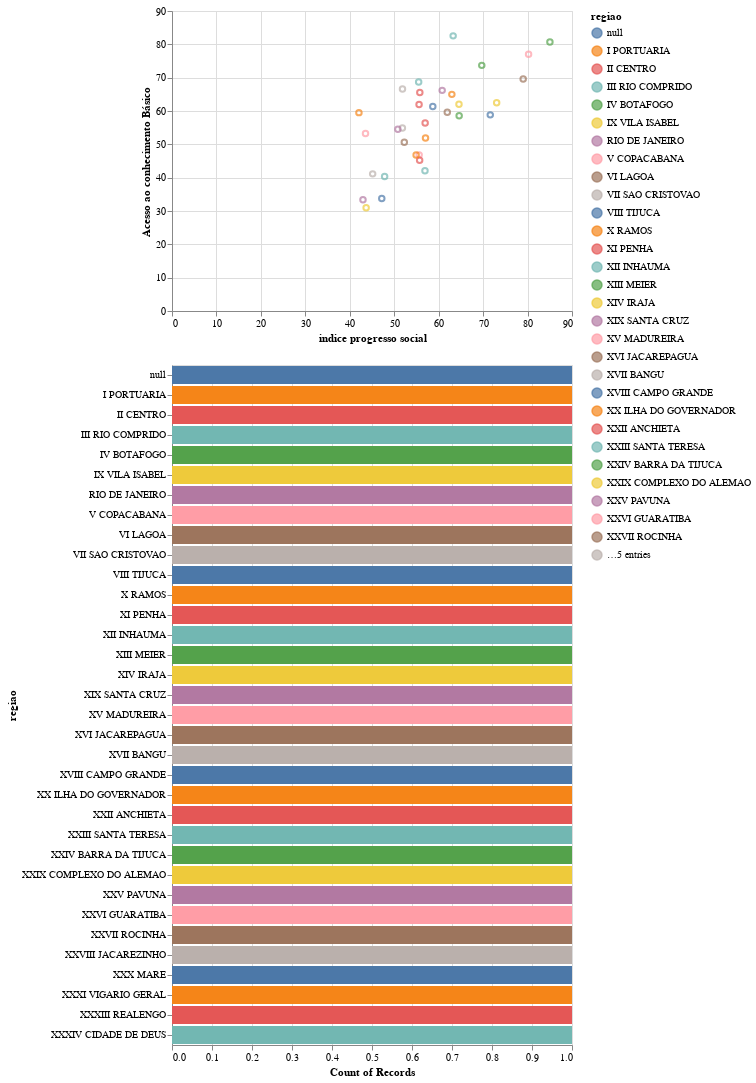

The cell this chart's notebook holds for it:
### Code cell
bars = alt.Chart(df).mark_bar().encode(
    y='regiao:N',
    color='regiao:N',
    x='count(regiao):Q'
).transform_filter(
    brush
)

points & bars

### Figure 1 — Vega-Lite specification as saved in the notebook (floating-point values rounded to 4 significant figures)
{"config": {"view": {"continuousWidth": 400, "continuousHeight": 300}}, "vconcat": [{"mark": "point", "encoding": {"color": {"condition": {"type": "nominal", "field": "regiao", "selection": "selector002"}, "value": "lightgray"}, "x": {"type": "quantitative", "field": "IPS", "title": "indice progresso social"}, "y": {"type": "quantitative", "field": "ACB", "title": "Acesso ao conhecimento Básico"}}, "selection": {"selector002": {"type": "interval"}}}, {"mark": "bar", "encoding": {"color": {"type": "nominal", "field": "regiao"}, "x": {"type": "quantitative", "aggregate": "count", "field": "regiao"}, "y": {"type": "nominal", "field": "regiao"}}, "transform": [{"filter": {"selection": "selector002"}}]}], "data": {"name": "data-f5fbb098d75e580b99145acf411bf5f6"}, "$schema": "https://vega.github.io/schema/vega-lite/v4.8.1.json", "datasets": {"data-f5fbb098d75e580b99145acf411bf5f6": [{"regiao": "RIO DE JANEIRO", "IPS": 60.79, "NotaDNB": 74.13, "ACB": 66.19}, {"regiao": "I PORTUARIA", "IPS": 42.06, "NotaDNB": 59.67, "ACB": 59.51}, {"regiao": "II CENTRO", "IPS": 55.59, "NotaDNB": 59.23, "ACB": 61.97}, {"regiao": "III RIO COMPRIDO", "IPS": 55.5, "NotaDNB": 68.27, "ACB": 68.72}, {"regiao": "IV BOTAFOGO", "IPS": 85.03, "NotaDNB": 91.66, "ACB": 80.7}, {"regiao": "V COPACABANA", "IPS": 80.23, "NotaDNB": 92.03, "ACB": 77.01}, {"regiao": "VI LAGOA", "IPS": 79.02, "NotaDNB": 85.05, "ACB": 69.58}, {"regiao": "VII SAO CRISTOVAO", "IPS": 51.86, "NotaDNB": 69.14, "ACB": 66.57}, {"regiao": "VIII TIJUCA", "IPS": 71.61, "NotaDNB": 85.47, "ACB": 58.84}, {"regiao": "IX VILA ISABEL", "IPS": 73.05, "NotaDNB": 82.68, "ACB": 62.5}, {"regiao": "X RAMOS", "IPS": 57.04, "NotaDNB": 72.69, "ACB": 51.91}, {"regiao": "XI PENHA", "IPS": 56.96, "NotaDNB": 74.39, "ACB": 56.4}, {"regiao": "XII INHAUMA", "IPS": 56.92, "NotaDNB": 74.43, "ACB": 42.06}, {"regiao": "XIII MEIER", "IPS": 64.61, "NotaDNB": 77.15, "ACB": 58.57}, {"regiao": "XIV IRAJA", "IPS": 64.57, "NotaDNB": 79.8, "ACB": 62.03}, {"regiao": "XV MADUREIRA", "IPS": 55.61, "NotaDNB": 68.86, "ACB": 46.84}, {"regiao": "XVI JACAREPAGUA", "IPS": 61.94, "NotaDNB": 74.38, "ACB": 59.65}, {"regiao": "XVII BANGU", "IPS": 51.84, "NotaDNB": 70.87, "ACB": 54.89}, {"regiao": "XVIII CAMPO GRANDE", "IPS": 58.68, "NotaDNB": 77.91, "ACB": 61.34}, {"regiao": "XIX SANTA CRUZ", "IPS": 50.82, "NotaDNB": 71.47, "ACB": 54.53}, {"regiao": "XX ILHA DO GOVERNADOR", "IPS": 62.97, "NotaDNB": 78.37, "ACB": 64.99}, {"regiao": "XXII ANCHIETA", "IPS": 55.72, "NotaDNB": 72.83, "ACB": 45.22}, {"regiao": "XXIII SANTA TERESA", "IPS": 63.26, "NotaDNB": 77.57, "ACB": 82.54}, {"regiao": "XXIV BARRA DA TIJUCA", "IPS": 69.7, "NotaDNB": 70.61, "ACB": 73.69}, {"regiao": "XXV PAVUNA", "IPS": 42.97, "NotaDNB": 60.94, "ACB": 33.39}, {"regiao": "XXVI GUARATIBA", "IPS": 43.54, "NotaDNB": 54.92, "ACB": 53.26}, {"regiao": "XXVII ROCINHA", "IPS": 52.27, "NotaDNB": 68.69, "ACB": 50.63}, {"regiao": "XXVIII JACAREZINHO", "IPS": 45.15, "NotaDNB": 54.61, "ACB": 41.14}, {"regiao": "XXIX COMPLEXO DO ALEMAO", "IPS": 43.68, "NotaDNB": 57.18, "ACB": 31.0}, {"regiao": "XXX MARE", "IPS": 47.2, "NotaDNB": 66.22, "ACB": 33.74}, {"regiao": "XXXI VIGARIO GERAL", "IPS": 54.93, "NotaDNB": 72.03, "ACB": 46.77}, {"regiao": "XXXIII REALENGO", "IPS": 55.76, "NotaDNB": 72.07, "ACB": 65.58}, {"regiao": "XXXIV CIDADE DE DEUS", "IPS": 47.84, "NotaDNB": 73.68, "ACB": 40.38}, {"regiao": null, "IPS": null, "NotaDNB": null, "ACB": null}]}}
